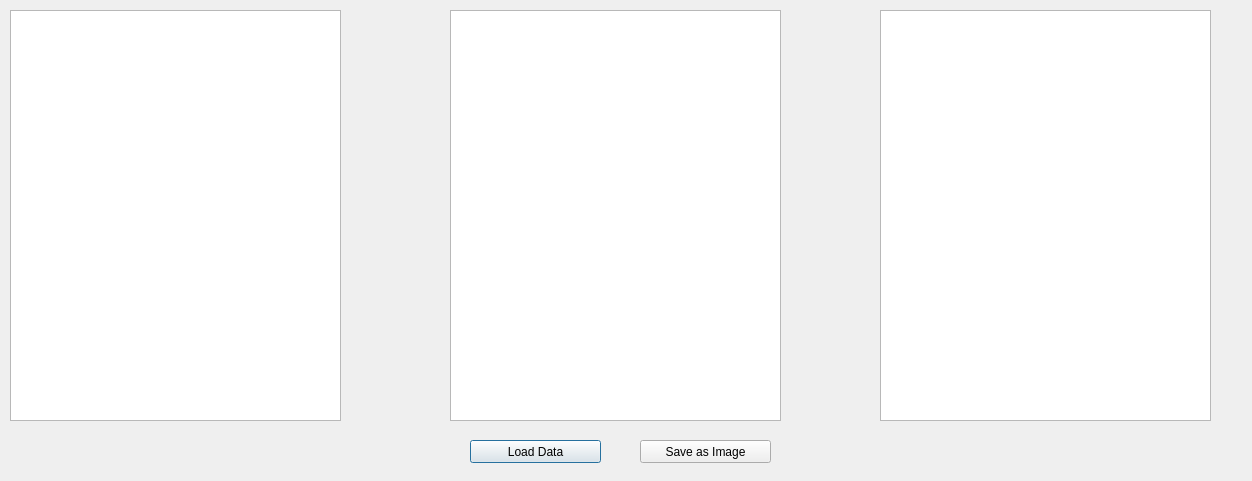
<?xml version="1.0" encoding="UTF-8"?>
<ui version="4.0">
 <class>Dialog</class>
 <widget class="QDialog" name="Dialog">
  <property name="geometry">
   <rect>
    <x>0</x>
    <y>0</y>
    <width>1252</width>
    <height>481</height>
   </rect>
  </property>
  <property name="windowTitle">
   <string>Dialog</string>
  </property>
  <widget class="QTableWidget" name="result_table_1">
   <property name="geometry">
    <rect>
     <x>10</x>
     <y>10</y>
     <width>331</width>
     <height>411</height>
    </rect>
   </property>
  </widget>
  <widget class="QPushButton" name="loadData_button">
   <property name="geometry">
    <rect>
     <x>470</x>
     <y>440</y>
     <width>131</width>
     <height>23</height>
    </rect>
   </property>
   <property name="text">
    <string>Load Data</string>
   </property>
  </widget>
  <widget class="QTableWidget" name="result_table_2">
   <property name="geometry">
    <rect>
     <x>450</x>
     <y>10</y>
     <width>331</width>
     <height>411</height>
    </rect>
   </property>
  </widget>
  <widget class="QTableWidget" name="result_table_3">
   <property name="geometry">
    <rect>
     <x>880</x>
     <y>10</y>
     <width>331</width>
     <height>411</height>
    </rect>
   </property>
  </widget>
  <widget class="QPushButton" name="save_image_button">
   <property name="geometry">
    <rect>
     <x>640</x>
     <y>440</y>
     <width>131</width>
     <height>23</height>
    </rect>
   </property>
   <property name="text">
    <string>Save as Image</string>
   </property>
  </widget>
 </widget>
 <resources/>
 <connections/>
</ui>
